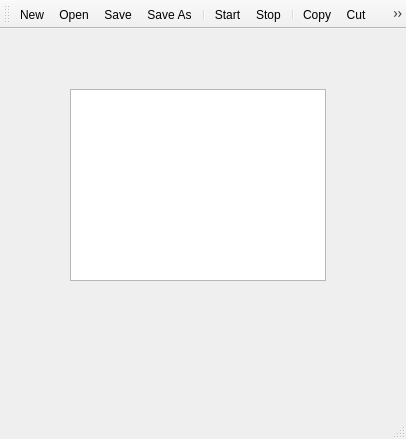
<?xml version="1.0" encoding="UTF-8"?>
<ui version="4.0">
 <class>MainWindow</class>
 <widget class="QMainWindow" name="MainWindow">
  <property name="geometry">
   <rect>
    <x>0</x>
    <y>0</y>
    <width>406</width>
    <height>439</height>
   </rect>
  </property>
  <property name="windowTitle">
   <string>MainWindow</string>
  </property>
  <widget class="QWidget" name="centralwidget">
   <widget class="QListView" name="listView">
    <property name="geometry">
     <rect>
      <x>70</x>
      <y>60</y>
      <width>256</width>
      <height>192</height>
     </rect>
    </property>
   </widget>
  </widget>
  <widget class="QMenuBar" name="menubar">
   <property name="geometry">
    <rect>
     <x>0</x>
     <y>0</y>
     <width>406</width>
     <height>21</height>
    </rect>
   </property>
  </widget>
  <widget class="QStatusBar" name="statusbar"/>
  <widget class="QToolBar" name="toolBar">
   <property name="windowTitle">
    <string>toolBar</string>
   </property>
   <attribute name="toolBarArea">
    <enum>TopToolBarArea</enum>
   </attribute>
   <attribute name="toolBarBreak">
    <bool>false</bool>
   </attribute>
   <addaction name="actionNew"/>
   <addaction name="actionOpen"/>
   <addaction name="actionSave"/>
   <addaction name="actionSave_As"/>
   <addaction name="separator"/>
   <addaction name="actionStart"/>
   <addaction name="actionStop"/>
   <addaction name="separator"/>
   <addaction name="actionCopy"/>
   <addaction name="actionCut"/>
   <addaction name="actionPaste"/>
   <addaction name="actionDelete"/>
  </widget>
  <action name="actionNew">
   <property name="icon">
    <iconset resource="resources.qrc">
     <normaloff>:/files/images/new.png</normaloff>:/files/images/new.png</iconset>
   </property>
   <property name="text">
    <string>New</string>
   </property>
   <property name="menuRole">
    <enum>QAction::NoRole</enum>
   </property>
  </action>
  <action name="actionOpen">
   <property name="icon">
    <iconset resource="resources.qrc">
     <normaloff>:/files/images/open.png</normaloff>:/files/images/open.png</iconset>
   </property>
   <property name="text">
    <string>Open</string>
   </property>
   <property name="menuRole">
    <enum>QAction::NoRole</enum>
   </property>
  </action>
  <action name="actionSave">
   <property name="icon">
    <iconset resource="resources.qrc">
     <normaloff>:/files/images/save.png</normaloff>:/files/images/save.png</iconset>
   </property>
   <property name="text">
    <string>Save</string>
   </property>
   <property name="menuRole">
    <enum>QAction::NoRole</enum>
   </property>
  </action>
  <action name="actionSave_As">
   <property name="icon">
    <iconset resource="resources.qrc">
     <normaloff>:/files/images/save_as.png</normaloff>:/files/images/save_as.png</iconset>
   </property>
   <property name="text">
    <string>Save As</string>
   </property>
   <property name="menuRole">
    <enum>QAction::NoRole</enum>
   </property>
  </action>
  <action name="actionStart">
   <property name="icon">
    <iconset resource="resources.qrc">
     <normaloff>:/files/images/control_play_blue.png</normaloff>:/files/images/control_play_blue.png</iconset>
   </property>
   <property name="text">
    <string>Start</string>
   </property>
   <property name="menuRole">
    <enum>QAction::NoRole</enum>
   </property>
  </action>
  <action name="actionStop">
   <property name="icon">
    <iconset resource="resources.qrc">
     <normaloff>:/files/images/control_stop_blue.png</normaloff>:/files/images/control_stop_blue.png</iconset>
   </property>
   <property name="text">
    <string>Stop</string>
   </property>
   <property name="menuRole">
    <enum>QAction::NoRole</enum>
   </property>
  </action>
  <action name="actionCopy">
   <property name="icon">
    <iconset resource="resources.qrc">
     <normaloff>:/files/images/page_copy.png</normaloff>:/files/images/page_copy.png</iconset>
   </property>
   <property name="text">
    <string>Copy</string>
   </property>
   <property name="menuRole">
    <enum>QAction::NoRole</enum>
   </property>
  </action>
  <action name="actionPaste">
   <property name="icon">
    <iconset resource="resources.qrc">
     <normaloff>:/files/images/page_paste.png</normaloff>:/files/images/page_paste.png</iconset>
   </property>
   <property name="text">
    <string>Paste</string>
   </property>
   <property name="menuRole">
    <enum>QAction::NoRole</enum>
   </property>
  </action>
  <action name="actionDelete">
   <property name="icon">
    <iconset resource="resources.qrc">
     <normaloff>:/files/images/delete.png</normaloff>:/files/images/delete.png</iconset>
   </property>
   <property name="text">
    <string>Delete</string>
   </property>
   <property name="menuRole">
    <enum>QAction::NoRole</enum>
   </property>
  </action>
  <action name="actionCut">
   <property name="icon">
    <iconset resource="resources.qrc">
     <normaloff>:/files/images/cut.png</normaloff>:/files/images/cut.png</iconset>
   </property>
   <property name="text">
    <string>Cut</string>
   </property>
   <property name="menuRole">
    <enum>QAction::NoRole</enum>
   </property>
  </action>
 </widget>
 <resources>
  <include location="resources.qrc"/>
 </resources>
 <connections/>
</ui>
